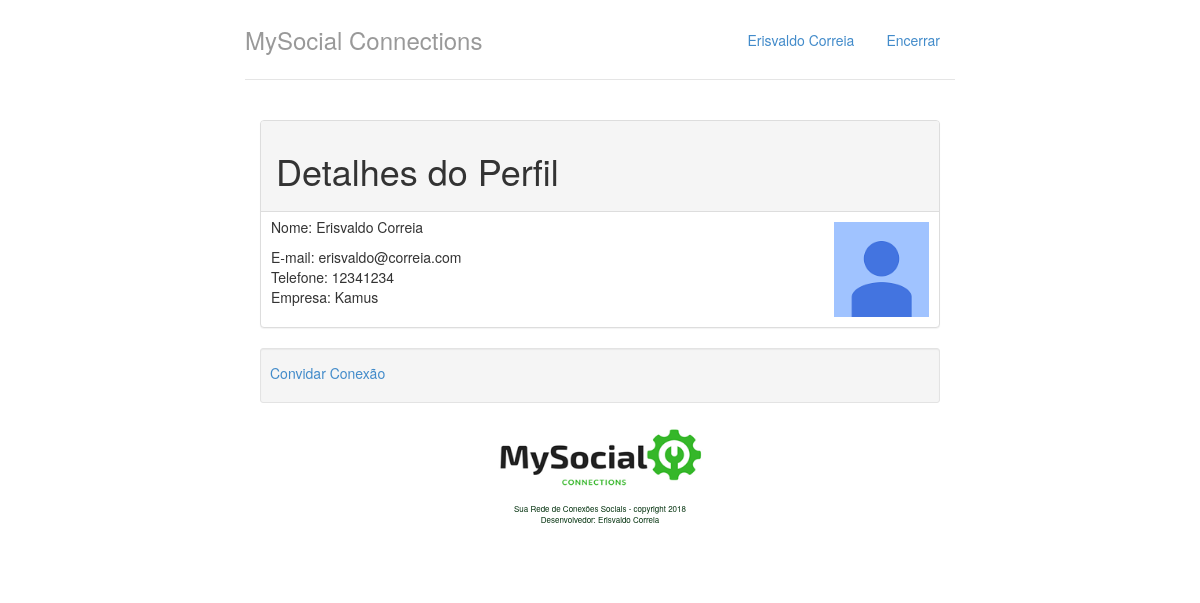
The page /perfil/1/ on the database its author committed.
### perfis/models.py (models this page shows, shortened)
class Perfil(models.Model):
    nome = models.CharField(max_length=255, null=False)
    email = models.CharField(max_length=255, null=False)
    telefone = models.CharField(max_length=15, null=False)
    empresa = models.CharField(max_length=50, null=False)
    contatos = models.ManyToManyField('self')

### perfis/views.py (the view)
# urls.py: path('perfil/<int:perfil_id>/', views.exibir, name='exibir'),
def exibir(request, perfil_id):
    perfil = Perfil.objects.get(id = perfil_id)
    perfil_logado = get_perfil_logado(request)
    conectados = perfil in perfil_logado.contatos.all()
    return render(request, 'perfis/perfil.html',
        {
            'perfil' : perfil ,
            'perfil_logado' : get_perfil_logado(request) ,
            'conectados' : conectados
        })

### perfis/views.py (called while the page is built)
def get_perfil_logado(request):
    return Perfil.objects.get(id=1)

### perfis/templates/perfis/perfil.html
{% extends "perfis/base.html" %}
{% load staticfiles %}
{% block body %}
<div class="col-lg-12">
<div class="panel panel-default">
    <div class="panel-heading">
        <h1>Detalhes do Perfil</h1>
    </div>
    <img src="{% static "img/photo.jpg" %}"
        class="pull-right"
        style="padding-top: 10px; padding-right: 10px"
        width="105" height="105">
    <p style="padding-top: 5px; padding-left: 10px">
        Nome: {{ perfil.nome }}
    </p>
    <address style="padding-left: 10px">
        E-mail: {{ perfil.email }}<br>
        Telefone: {{ perfil.telefone }}<br>
        Empresa: {{ perfil.empresa }}<br>
    </address>
</div>
</div>
<div class="col-lg-12">
    <div class="well well-sm">
        {% if conectados %}
            <p style="padding-top: 5px">
                <strong>Vocês já estão conectados!</strong>
            </p>
        {% else %}
            <p style="padding-top: 5px">
                <a href="{% url 'convidar' perfil.id %}">
                    Convidar Conexão
                </a>
            </p>
    {% endif %}
</div>
</div>
{% endblock %}

### perfis/templates/perfis/base.html (shortened to what this page needs)
{% load staticfiles %}
<!DOCTYPE html>
<html lang="pt-br">
<head>
    <link rel="stylesheet" href="{% static "styles/bootstrap.css"%}">
    <link rel="stylesheet" href="{% static "styles/main.css"%}">
</head>
<body>
    <div class="container">
        <div class="header">
            <ul class="nav nav-pills pull-right">
                <li><a href="{% url "index" %}"> {{ perfil_logado.nome }} </a></li>
                <li><a href="/logout/"> Encerrar </a></li>
            </ul>
            <h3 class="text-muted">MySocial Connections</h3>
        </div>
        <div class="row content">
            {% block body %}
            {% endblock %}
            <p class="imgcenter">
                <img src="{% static "img/MySocialLogoSmall.png" %}" width="230" height="70">
            </p>
            <p class="imgcenter" style="font-size: 8px">
                Sua Rede de Conexões Sociais - copyright 2018<br>
                Desenvolvedor: Erisvaldo Correia
            </p>
        </div>
    </div>
</body>
</html>

### perfis/static/styles/main.css (style rules this page uses)
body { padding-top: 20px; padding-bottom: 20px; }
.imgcenter { text-align: center; font-size: 9pt; color: #02310d; }
.header, .content, .footer { padding-left: 15px; padding-right: 15px; }
.header { border-bottom: 1px solid #e5e5e5; }
.header h3 { margin-top: 0; margin-bottom: 0; line-height: 40px; padding-bottom: 19px; }
@media (min-width: 768px) { .container { max-width: 730px; } }
.content { margin: 40px 0; }
@media screen and (min-width: 768px) { .header, .content, .footer { padding-left: 0; padding-right: 0; } }
@media screen and (min-width: 768px) { .header { margin-bottom: 30px; } }

### rows shown on the page
Perfil: nome "Erisvaldo Correia", email "erisvaldo@correia.com", telefone "12341234", empresa "Kamus"
